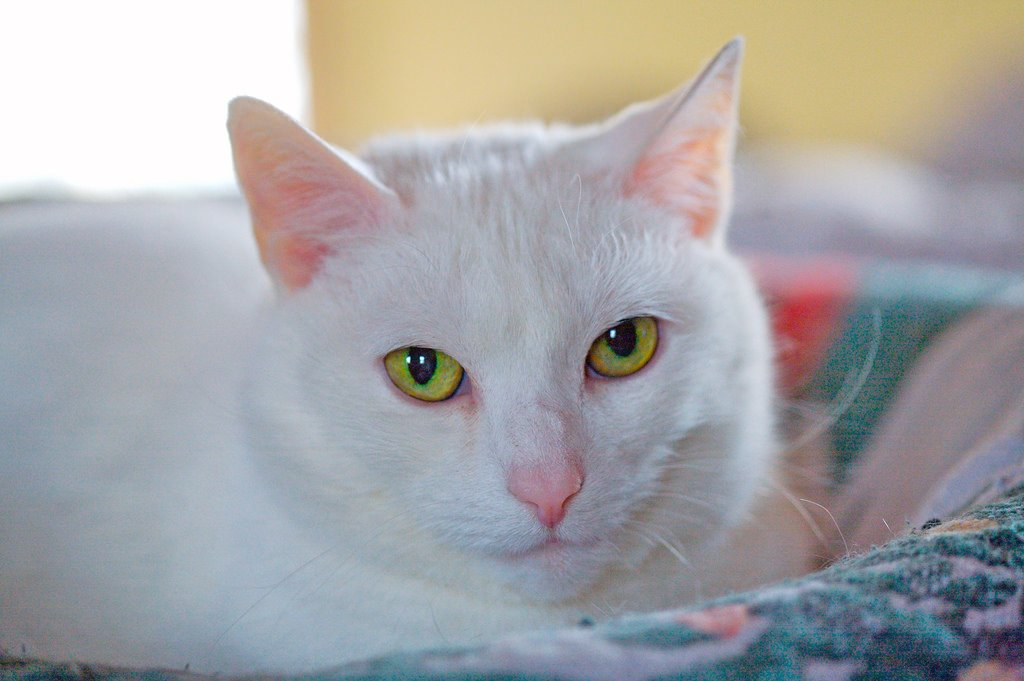
#> input picture images/my_image2.jpg, 1024 x 681 px; its folder holds 5 pictures in this run
$ jupyter execute --allow-errors CatRecogniser.ipynb   (shell and % lines are left out)   (older library calls are emulated)
#> lines starting #> are read from the running program, lines starting #| are printed output that depends on the picture
[cell 1]
import numpy as np
import matplotlib.pyplot as plt
import h5py
import scipy
from PIL import Image
from scipy import ndimage

[cell 2]
def load_dataset():
    train_dataset = h5py.File('datasets/catvsnoncat/train_catvnoncat.h5', "r")
    train_set_x_orig = np.array(train_dataset["train_set_x"][:]) # your train set features
    train_set_y_orig = np.array(train_dataset["train_set_y"][:]) # your train set labels

    test_dataset = h5py.File('datasets/catvsnoncat/test_catvnoncat.h5', "r")
    test_set_x_orig = np.array(test_dataset["test_set_x"][:]) # your test set features
    test_set_y_orig = np.array(test_dataset["test_set_y"][:]) # your test set labels

    classes = np.array(test_dataset["list_classes"][:]) # the list of classes

    train_set_y_orig = train_set_y_orig.reshape((1, train_set_y_orig.shape[0]))
    test_set_y_orig = test_set_y_orig.reshape((1, test_set_y_orig.shape[0]))

    return train_set_x_orig, train_set_y_orig, test_set_x_orig, test_set_y_orig, classes

#> (a cell that did not finish here is left out)

#> (a cell that did not finish here is left out)

[cell 5]
#example of an image
index =10
#> (the rest of this cell did not finish here and is left out)

#> (a cell that did not finish here is left out)

[cell 7]
#initializing parameters Weigth and bais for 2L neural network
# [15 lines left out: function initialize_parameters, not called in this run]

[cell 8]
#initializing parameters W and b for deep neural network
# [11 lines left out: function initialize_parameters_deep, not called in this run]

[cell 9]
#activation functions

# [13 lines left out: functions sigmoid, relu, not called in this run]

[cell 10]
# [13 lines left out: function linear_forward, not called in this run]

[cell 11]
# [18 lines left out: function linear_activation_forward, not called in this run]

[cell 12]
#propagate forward
# [19 lines left out: function L_model_forward, not called in this run]

[cell 13]
# [12 lines left out: function compute_cost, not called in this run]

[cell 14]
# [13 lines left out: function linear_backward, not called in this run]

[cell 15]
# backward for activation functions to calc derivatives

# [21 lines left out: functions relu_backward, sigmoid_backward, not called in this run]

[cell 16]
# [19 lines left out: function linear_activation_backward, not called in this run]

[cell 17]
#back propagation

# [20 lines left out: function L_model_backward, not called in this run]

[cell 18]
#to update parameters while gradient descent

# [9 lines left out: function update_parameters, not called in this run]

[cell 19]
# [16 lines left out: function predict, not called in this run]

[cell 20]
### CONSTANTS DEFINING THE MODEL ####
n_x = 12288     # num_px * num_px * 3
n_h = 7  #size of hidden layer
n_y = 1
layers_dims = (n_x, n_h, n_y)

[cell 21]
#creating a 2 layerd model

# [52 lines left out: function two_layer_model, not called in this run]

#> (a cell that did not finish here is left out)

#> (a cell that did not finish here is left out)

#> (a cell that did not finish here is left out)

[cell 25]
#constants defining the 4 layer model
layers_dims = [12288, 20, 7, 5, 1]

[cell 26]
# [31 lines left out: function L_layer_model, not called in this run]

#> (a cell that did not finish here is left out)

#> (a cell that did not finish here is left out)

#> (a cell that did not finish here is left out)

[cell 30]
#Testing with my example
def predict_example(imgname):

#> called with imgname = 'my_image2.jpg'
    fname = "images/" + imgname
    img = Image.open(fname)
#> img is the input picture: PIL image 1024x681 RGB; mean R, G, B 164.4, 163.9, 165.3


    img = img.resize((64, 64), Image.ANTIALIAS)
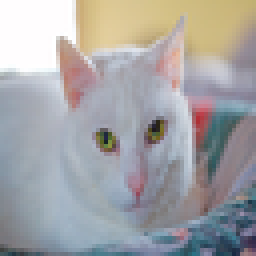
#> img: PIL image 64x64 RGB (shown 4 times larger); mean R, G, B 164.4, 163.9, 165.3
    img_data = np.asarray(img)
    my_image = img_data.reshape(64*64*3,1)
#> my_image = 12288 values, max 255 at index 0, min 23 at index 6071, mean 164.5
    my_image = my_image/255.
#> my_image = 12288 values, max 1 at index 0, min 0.0902 at index 6071, mean 0.645


    my_label_y = [1]
    my_predicted_image = predict(my_image, my_label_y, parameters)

    plt.imshow(img)
    print ("y = " + str(np.squeeze(my_predicted_image)) + ", your L-layer model predicts a \"" + classes[int(np.squeeze      (my_predicted_image)),].decode("utf-8") +  "\" picture.")
